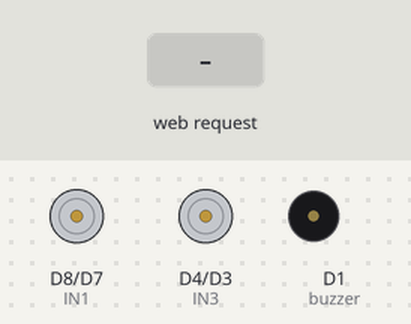
The sketch below on a simulated ESP8266 (NodeMCU). On the bench: motor-driver pin pairs drawn as motors (green arrow = first pin HIGH = forward, orange = second pin HIGH = backward, longer = more drive, scaled by the enable pin), buzzer (waves = sounding, pin HIGH). The inputs (shaded band) are chosen by the test bench. What the sketch prints to the serial monitor is not drawn.

Above: at 1.2 s.
1.3 s: HTTP request GET /forward received
At 2.5 s:
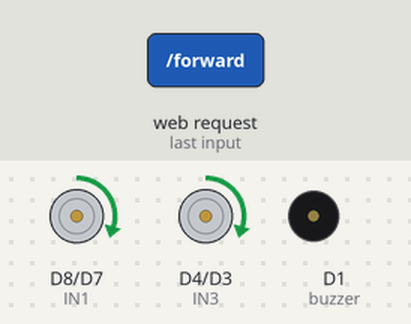
2.8 s: HTTP request GET /backward received
At 3.8 s:
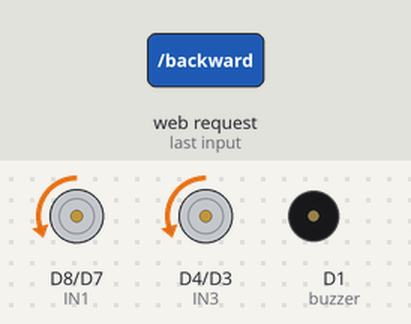
4.4 s: HTTP request GET /stop received
At 4.9 s:
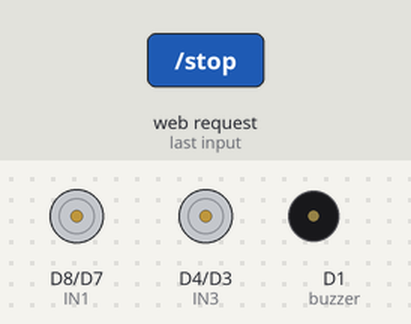
5.9 s: HTTP request GET /right received
At 7.2 s:
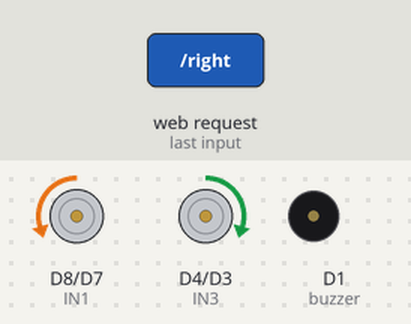
7.5 s: HTTP request GET /left received
At 8.6 s:
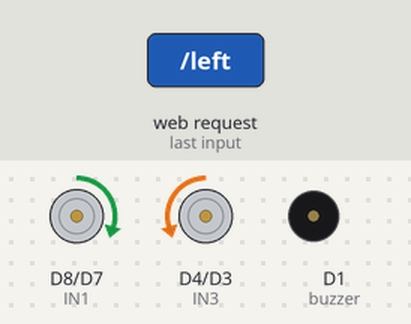
Timing chart, 0 to 10.1 s (numbered marks = the images above; inputs shaded):
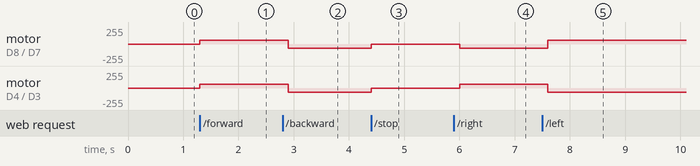

The sketch:

Automatic_braking_system.ino
```cpp
 #include <ESP8266WiFi.h>
#include <ESPAsyncTCP.h>
#include <ESPAsyncWebServer.h>
//#include <WiFiClient.h>
//#include <ESP8266WebServer.h>
long duration;
int distance;
int speedCar =60;
int speed_coeff =60;
int off_setSpeedCar = 60;
int drive =false;
byte FORWARD = 0;
byte BACKWARD = 0;
byte LEFT = 0;
byte RIGHT = 0;

const int trigP = D0;
const int buzzer = D1;
const int echoP = D2;
const char* ssid = "jimmy";
const char* password = "kunluxzeal";
const int ENA = D5;
const int ENB = D6;
const int IN1 = D8;
const int IN2 = D7;
const int IN3 = D4;
const int IN4 = D3;

// Create AsyncWebServer object on port 80
AsyncWebServer server(80);
//AsyncWebSocket ws("/ws");


String getDistance() {
 digitalWrite(trigP, LOW);   // Makes trigPin low
delayMicroseconds(2);       // 2 micro second delay

digitalWrite(trigP, HIGH);  // tigPin high
delayMicroseconds(2);      // trigPin high for 10 micro seconds
digitalWrite(trigP, LOW);   // trigPin low

duration = pulseIn(echoP, HIGH);   //Read echo pin, time in microseconds
distance= duration*0.034/2;        //Calculating actual/real distance

Serial.print("Distance = ");
Serial.println(distance);
delayMicroseconds(1);
  return String(distance);
}

const char index_html[] PROGMEM = R"rawliteral(
<!DOCTYPE HTML><html>
<head>
  <title>Robo control Web Server</title>
  <meta name="viewport" content="width=device-width, initial-scale=1">
  <style>
  html {
    font-family: Arial;
    display: inline-block;
    margin: 0px auto;
    text-align: center;
  }
  h1 {
    color: #0F3376;
    padding: 2vh;
  }
  p {
    font-size: 1.5rem;
  }
  .button {
    display: inline-block;
    background-color: #008CBA;
    border: none;
    border-radius: 4px;
    color: white;
    padding: 16px 40px;
    text-decoration: none;
    font-size: 30px;
    margin: 2px;b
    cursor: pointer;
  }
  .button3 {
    background-color: #f44336;
  }

   </style>
</head>
<body>
  <h1>WEB-CONTROLLED ROBOT CAR</hl>
   <p>    <hl>  BY  <h/></p>
       </hl> OLUJIMI OLUKUNLE </h1>
  <p>
     <a href="/forward"><button class="button">FORWARD</button></a>
     <a href="/left"><button class="button button4">LEFT</button></a>
     <a href="/right"><button class="button button5">RIGHT</button></a>
     <a href="/backward"><button class="button button2">BACKWARD</button></a></p>
  <p> <a href="/stop"><button class="button button3">STOP</button></a></p>
  </p>
  <p>
    <span class="sensor-labels">Distance</span>
    <span id="distance">%Distance% cm</span>
  </p>
</body>
<script>
  setInterval(function ( ) {
    var xhttp = new XMLHttpRequest();
    xhttp.onreadystatechange = function() {
      if (this.readyState == 4 && this.status == 200) {
        document.getElementById("distance").innerHTML = this.responseText;
      }
    };
    xhttp.open("GET", "/distance", true);
    xhttp.send();
  }, 1000 ) ;
</script></html>)rawliteral";

void setup(){
  Serial.begin(115200);

pinMode(trigP, OUTPUT);
pinMode(buzzer , OUTPUT);
pinMode(echoP, INPUT);
 pinMode(IN1, OUTPUT);
  pinMode(IN2, OUTPUT);
   pinMode(IN3, OUTPUT);
    pinMode(IN4, OUTPUT);
     pinMode(ENA, OUTPUT);
      pinMode(ENB, OUTPUT);
  // Connect to Wi-Fi
  WiFi.softAP(ssid, password);

  IPAddress myIP = WiFi.softAPIP();
  Serial.print("AP IP address: ");
  Serial.println(myIP);
 // server.on("/", handleRoot);
  server.begin();
  Serial.println("HTTP server started");

   server.on("/", HTTP_GET, [](AsyncWebServerRequest *request){
    request->send_P(200, "text/html", index_html);
  });

  server.on("/forward", HTTP_GET, [](AsyncWebServerRequest *request){

  digitalWrite(IN1,HIGH);
  digitalWrite(IN2,LOW);
  analogWrite(ENA, speedCar);

  digitalWrite(IN3,HIGH);
  digitalWrite(IN4,LOW);
  analogWrite(ENB, speedCar);

    request->send(200, "text/html", index_html);


   });
  server.on("/backward", HTTP_GET, [](AsyncWebServerRequest *request){
     delay(100);
  digitalWrite(IN1,LOW);
  digitalWrite(IN2,HIGH);
  analogWrite(ENA, speedCar);

  digitalWrite(IN3,LOW);
  digitalWrite(IN4,HIGH);
  analogWrite(ENB, speedCar);

    request->send(200, "text/html", index_html);
  });
   server.on("/stop", HTTP_GET, [](AsyncWebServerRequest *request){
  digitalWrite(IN1,LOW);
  digitalWrite(IN2,LOW);
  analogWrite(ENA, speedCar);

  digitalWrite(IN3,LOW);
  digitalWrite(IN4,LOW);
  analogWrite(ENA, speedCar);

    request->send(200, "text/html", index_html);
  });
   server.on("/right", HTTP_GET, [](AsyncWebServerRequest *request){
     delay(100);
  digitalWrite(IN1,LOW);
  digitalWrite(IN2,HIGH);
  analogWrite(ENA, speedCar);

  digitalWrite(IN3,HIGH);
  digitalWrite(IN4,LOW);
  analogWrite(ENB, speedCar);

    request->send(200, "text/html", index_html);
  });
 server.on("/left", HTTP_GET, [](AsyncWebServerRequest *request){
   delay(100);
  digitalWrite(IN1,HIGH);
  digitalWrite(IN2,LOW);
  analogWrite(ENA, speedCar);

  digitalWrite(IN3,LOW);
  digitalWrite(IN4,HIGH);
  analogWrite(ENB, speedCar);

    request->send(200, "text/html", index_html);
  });

  server.on("/distance", HTTP_GET, [](AsyncWebServerRequest *request){

    request->send_P(200, "text/plain", getDistance().c_str());
  });


    }

  // Start server
 // server.begin();

void loop(){

if (distance>0 && distance<30 ){

  digitalWrite(buzzer,HIGH);
}

  else{
  digitalWrite(buzzer,LOW);
  }


if (drive == false ){

   if(distance >0 && distance<30 ){
  digitalWrite(IN1,LOW);
  digitalWrite(IN2,HIGH);
analogWrite(ENA, off_setSpeedCar);

 digitalWrite(IN3, LOW);
digitalWrite(IN4 ,HIGH);
 analogWrite(ENB,off_setSpeedCar);

   }


}
else {

  manualDrive();


  }
}


void manualDrive()
{
  if (FORWARD == 1)
    {
      digitalWrite(IN1,HIGH);
  digitalWrite(IN2,LOW);
  analogWrite(ENA, speedCar);

  digitalWrite(IN3,HIGH);
  digitalWrite(IN4,LOW);
  analogWrite(ENB, speedCar);
      delay(1000);

    }
  if (BACKWARD == 1)
    {
     digitalWrite(IN1,LOW);
  digitalWrite(IN2,HIGH);
  analogWrite(ENA, speedCar);

  digitalWrite(IN3,LOW);
  digitalWrite(IN4,HIGH);
  analogWrite(ENB, speedCar);
      delay(1000);
    }

  if (LEFT == 1)
    {
     digitalWrite(IN1,HIGH);
  digitalWrite(IN2,LOW);
  analogWrite(ENA, speedCar);

  digitalWrite(IN3,LOW);
  digitalWrite(IN4,HIGH);
  analogWrite(ENB, speed_coeff);
      delay(1000);
    }

  if (RIGHT == 1)
    {
     digitalWrite(IN1,LOW);
  digitalWrite(IN2,HIGH);
  analogWrite(ENA, speed_coeff);

  digitalWrite(IN3,HIGH);
  digitalWrite(IN4,LOW);
  analogWrite(ENB, speedCar);
      delay(1000);
    }


  }


    // Disable client connections if it was activated
 // if ( ws.enabled() )
   // ws.enable(false);

  // enable client connections if it was disabled
  //if ( !ws.enabled() )
    //ws.enable(true);


//server.handleClient();
//command = server.arg("State");
```

Measured:
- after the input at 1.3 s, motor on D8 (IN1) / D7 (IN2), motor on D4 (IN3) / D3 (IN4): stopped → forward 60/255 at once
- after the input at 2.8 s, motor on D8 (IN1) / D7 (IN2), motor on D4 (IN3) / D3 (IN4): forward 60/255 → backward 60/255 after 0.10 s
- after the input at 4.4 s, motor on D8 (IN1) / D7 (IN2), motor on D4 (IN3) / D3 (IN4): backward 60/255 → stopped at once
- after the input at 5.9 s, motor on D8 (IN1) / D7 (IN2): stopped → backward 60/255 after 0.10 s; motor on D4 (IN3) / D3 (IN4): stopped → forward 60/255 after 0.10 s
- after the input at 7.5 s, motor on D8 (IN1) / D7 (IN2): backward 60/255 → forward 60/255 after 0.10 s; motor on D4 (IN3) / D3 (IN4): forward 60/255 → backward 60/255 after 0.10 s
